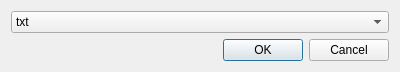
<?xml version="1.0" encoding="UTF-8"?>
<ui version="4.0">
 <class>toDoDialog</class>
 <widget class="QDialog" name="toDoDialog">
  <property name="geometry">
   <rect>
    <x>0</x>
    <y>0</y>
    <width>400</width>
    <height>67</height>
   </rect>
  </property>
  <property name="windowTitle">
   <string>Dialog</string>
  </property>
  <layout class="QGridLayout" name="gridLayout">
   <item row="0" column="0">
    <widget class="QComboBox" name="choiceComboBox">
     <item>
      <property name="text">
       <string>txt</string>
      </property>
     </item>
     <item>
      <property name="text">
       <string>copy</string>
      </property>
     </item>
     <item>
      <property name="text">
       <string>delete</string>
      </property>
     </item>
    </widget>
   </item>
   <item row="1" column="0">
    <widget class="QDialogButtonBox" name="buttonBox">
     <property name="orientation">
      <enum>Qt::Horizontal</enum>
     </property>
     <property name="standardButtons">
      <set>QDialogButtonBox::Cancel|QDialogButtonBox::Ok</set>
     </property>
    </widget>
   </item>
  </layout>
 </widget>
 <resources/>
 <connections>
  <connection>
   <sender>buttonBox</sender>
   <signal>accepted()</signal>
   <receiver>toDoDialog</receiver>
   <slot>accept()</slot>
   <hints>
    <hint type="sourcelabel">
     <x>248</x>
     <y>254</y>
    </hint>
    <hint type="destinationlabel">
     <x>157</x>
     <y>274</y>
    </hint>
   </hints>
  </connection>
  <connection>
   <sender>buttonBox</sender>
   <signal>rejected()</signal>
   <receiver>toDoDialog</receiver>
   <slot>reject()</slot>
   <hints>
    <hint type="sourcelabel">
     <x>316</x>
     <y>260</y>
    </hint>
    <hint type="destinationlabel">
     <x>286</x>
     <y>274</y>
    </hint>
   </hints>
  </connection>
 </connections>
</ui>
